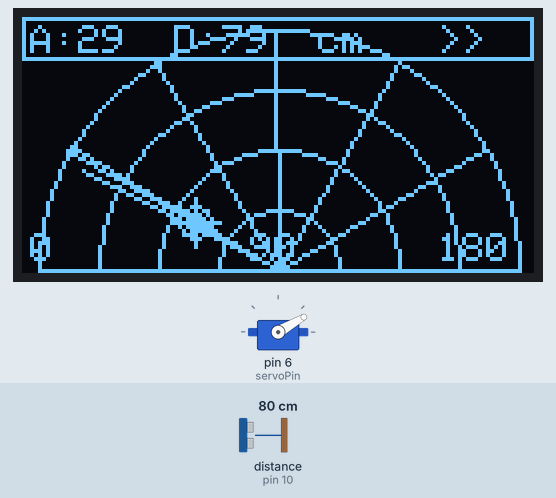
A sketch run on a simulated Arduino Uno, built with avr-gcc and run on an emulated ATmega328P. Parts: servo, 128×64 one-colour display. Wiring (inferred from the names in the program): ultrasonic range finder: trigger pin 9; echo pin 10. The inputs (shaded band) are chosen by the test bench; at power-on: distance to the obstacle (sensor on pin 10) 80 cm. The echo pulse lasts 58.3 µs per cm; what the sketch prints to the serial monitor is not drawn.

Above: at 2.68 s.
2.7 s: distance to the obstacle (sensor on pin 10) set to 2 cm
At 2.84 s:
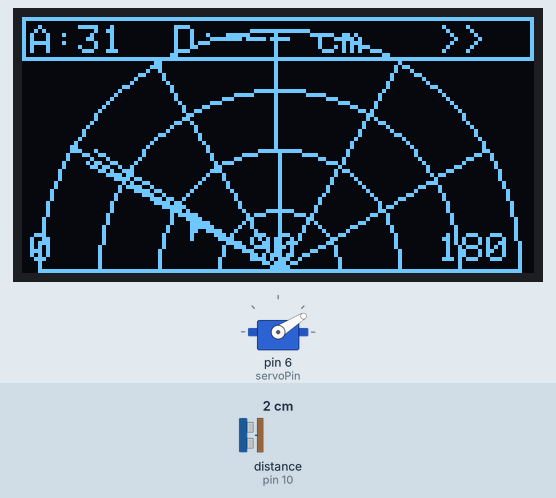
4.4 s: distance to the obstacle (sensor on pin 10) set to 4 cm
At 4.51 s:
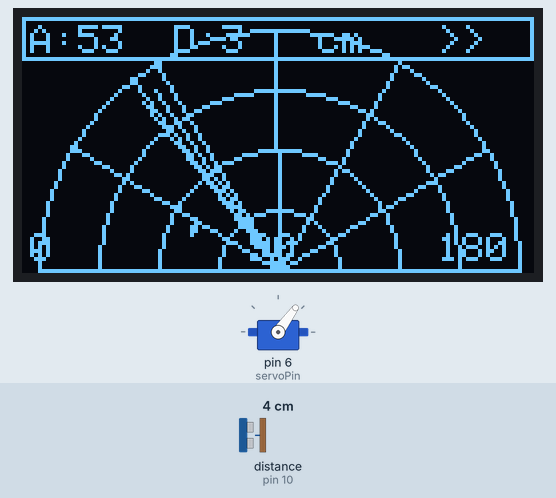
6.6 s: distance to the obstacle (sensor on pin 10) set to 9 cm
At 6.74 s:
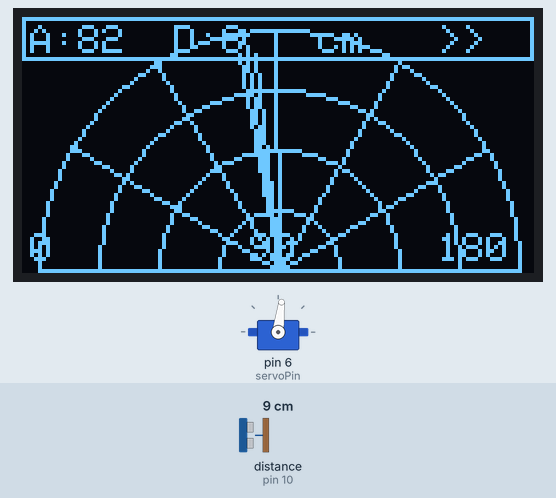
9.6 s: distance to the obstacle (sensor on pin 10) set to 12 cm
At 9.67 s:
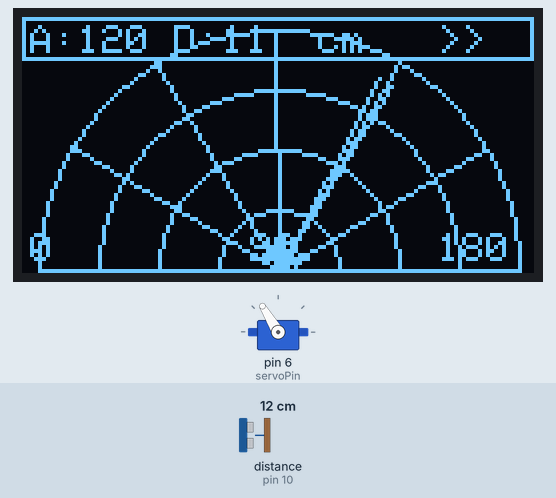
11.3 s: distance to the obstacle (sensor on pin 10) set to 120 cm
At 11.39 s:
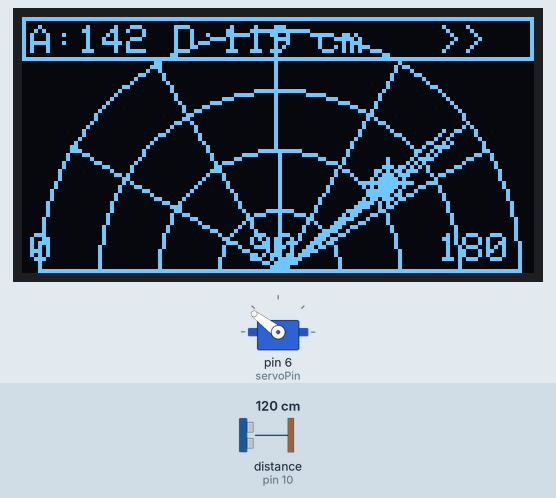
13.1 s: distance to the obstacle (sensor on pin 10) set to 18 cm
At 13.33 s:
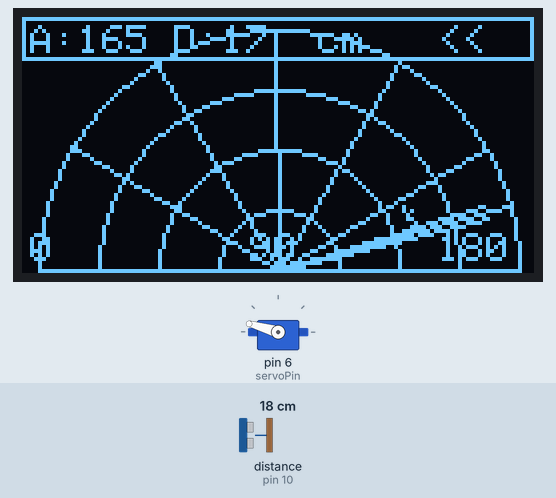
Timing chart, 0 to 15.9 s (numbered marks = the images above; inputs shaded):
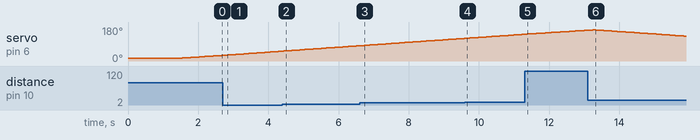

The sketch:

arduino.ino
```cpp
#include <Servo.h>
#include <Wire.h>
#include <Adafruit_GFX.h>
#include <Adafruit_SSD1306.h>

#define SCREEN_WIDTH 128
#define SCREEN_HEIGHT 64
#define OLED_RESET -1

Adafruit_SSD1306 display(SCREEN_WIDTH, SCREEN_HEIGHT, &Wire, OLED_RESET);
Servo radarServo;

// ---------------- PINS ----------------
const int trigPin  = 9;
const int echoPin  = 10;
const int servoPin = 6;

// ---------------- SWEEP SETTINGS ----------------
const int minAngle = 15;
const int maxAngle = 165;
const int maxDistance = 200;   // cm

int angle = minAngle;
int dir = 1;

unsigned long lastStepTime = 0;
const int stepInterval = 40;

// ---------------- TRAIL ----------------
const int TRAIL_SIZE = 12;
int trailAngle[TRAIL_SIZE];
int trailDist[TRAIL_SIZE];
int trailIndex = 0;

// ---------------- DISTANCE ----------------
long readDistanceCM() {
  digitalWrite(trigPin, LOW);
  delayMicroseconds(3);

  digitalWrite(trigPin, HIGH);
  delayMicroseconds(10);
  digitalWrite(trigPin, LOW);

  long duration = pulseIn(echoPin, HIGH, 25000);

  if (duration == 0) return -1;

  long dist = duration * 0.0343 / 2.0;

  if (dist < 2 || dist > 250) return -1;
  return dist;
}

// ---------------- TRAIL ----------------
void addTrailPoint(int a, int d) {
  if (d <= 0 || d > maxDistance) return;

  trailAngle[trailIndex] = a;
  trailDist[trailIndex] = d;
  trailIndex++;
  if (trailIndex >= TRAIL_SIZE) trailIndex = 0;
}

// ---------------- DRAW HELPERS ----------------
void drawHUD(int currentAngle, int distance) {
  // Outer HUD box
  display.drawRect(0, 0, 128, 11, SSD1306_WHITE);

  display.setTextSize(1);
  display.setTextColor(SSD1306_WHITE);

  display.setCursor(2, 2);
  display.print("A:");
  display.print(currentAngle);

  display.setCursor(38, 2);
  display.print("D:");
  if (distance > 0) {
    display.print(distance);
  } else {
    display.print("---");
  }

  display.setCursor(74, 2);
  display.print("cm");

  display.setCursor(104, 2);
  if (dir == 1) display.print(">>");
  else display.print("<<");
}

void drawRadarGrid() {
  int cx = 64;
  int cy = 63;

  // Base line
  display.drawLine(4, cy, 124, cy, SSD1306_WHITE);

  // Tactical arcs
  display.drawCircle(cx, cy, 15, SSD1306_WHITE);
  display.drawCircle(cx, cy, 30, SSD1306_WHITE);
  display.drawCircle(cx, cy, 45, SSD1306_WHITE);
  display.drawCircle(cx, cy, 60, SSD1306_WHITE);

  // Major scan guides
  for (int a = 30; a <= 150; a += 30) {
    float rad = radians(180 - a);
    int x = cx + 60 * cos(rad);
    int y = cy - 60 * sin(rad);
    display.drawLine(cx, cy, x, y, SSD1306_WHITE);
  }

  // Corner angle labels
  display.setTextSize(1);
  display.setTextColor(SSD1306_WHITE);

  display.setCursor(2, 54);
  display.print("0");

  display.setCursor(57, 54);
  display.print("90");

  display.setCursor(104, 54);
  display.print("180");
}

void drawTrail() {
  int cx = 64;
  int cy = 63;

  for (int i = 0; i < TRAIL_SIZE; i++) {
    int d = trailDist[i];
    int a = trailAngle[i];

    if (d > 0 && d <= maxDistance) {
      float rad = radians(180 - a);
      int r = map(d, 0, maxDistance, 0, 60);

      int x = cx + r * cos(rad);
      int y = cy - r * sin(rad);

      if (x >= 0 && x < 128 && y >= 12 && y < 64) {
        display.drawPixel(x, y, SSD1306_WHITE);
      }
    }
  }
}

void drawSweepBeam(int currentAngle) {
  int cx = 64;
  int cy = 63;

  float rad = radians(180 - currentAngle);

  // Main sweep line
  int x1 = cx + 60 * cos(rad);
  int y1 = cy - 60 * sin(rad);
  display.drawLine(cx, cy, x1, y1, SSD1306_WHITE);

  // Slightly offset support lines to fake a beam effect
  float rad2 = radians(180 - (currentAngle - 2));
  float rad3 = radians(180 - (currentAngle + 2));

  int x2 = cx + 54 * cos(rad2);
  int y2 = cy - 54 * sin(rad2);

  int x3 = cx + 54 * cos(rad3);
  int y3 = cy - 54 * sin(rad3);

  display.drawLine(cx, cy, x2, y2, SSD1306_WHITE);
  display.drawLine(cx, cy, x3, y3, SSD1306_WHITE);
}

void drawTarget(int currentAngle, int distance) {
  if (distance <= 0 || distance > maxDistance) return;

  int cx = 64;
  int cy = 63;

  float rad = radians(180 - currentAngle);
  int r = map(distance, 0, maxDistance, 0, 60);

  int x = cx + r * cos(rad);
  int y = cy - r * sin(rad);

  if (x >= 3 && x < 125 && y >= 14 && y < 61) {
    // bold tactical target marker
    display.fillCircle(x, y, 2, SSD1306_WHITE);
    display.drawCircle(x, y, 4, SSD1306_WHITE);

    // crosshair feel
    display.drawLine(x - 6, y, x - 3, y, SSD1306_WHITE);
    display.drawLine(x + 3, y, x + 6, y, SSD1306_WHITE);
    display.drawLine(x, y - 6, x, y - 3, SSD1306_WHITE);
    display.drawLine(x, y + 3, x, y + 6, SSD1306_WHITE);
  }
}

void updateOLED(int currentAngle, int distance) {
  display.clearDisplay();

  drawHUD(currentAngle, distance);
  drawRadarGrid();
  drawTrail();
  drawSweepBeam(currentAngle);
  drawTarget(currentAngle, distance);

  display.display();
}

// ---------------- SETUP ----------------
void setup() {
  Serial.begin(115200);

  pinMode(trigPin, OUTPUT);
  pinMode(echoPin, INPUT);

  for (int i = 0; i < TRAIL_SIZE; i++) {
    trailAngle[i] = 0;
    trailDist[i] = -1;
  }

  radarServo.attach(servoPin);
  radarServo.write(angle);
  delay(400);

  Wire.begin();

  if (!display.begin(SSD1306_SWITCHCAPVCC, 0x3C)) {
    Serial.println("OLED init failed");
    while (1);
  }

  display.clearDisplay();
  display.drawRect(10, 18, 108, 28, SSD1306_WHITE);
  display.setTextSize(2);
  display.setTextColor(SSD1306_WHITE);
  display.setCursor(20, 25);
  display.print("RADAR OK");
  display.display();
  delay(1000);

  Serial.println("================================");
  Serial.println("TACTICAL RADAR SYSTEM STARTED");
  Serial.println("OLED + SERVO + ULTRASONIC OK");
  Serial.println("Raw format: angle,distance");
  Serial.println("================================");
}

// ---------------- LOOP ----------------
void loop() {
  if (millis() - lastStepTime >= stepInterval) {
    lastStepTime = millis();

    radarServo.write(angle);
    delay(18);

    long dist = readDistanceCM();

    addTrailPoint(angle, dist);

    // parser-safe output
    Serial.print(angle);
    Serial.print(",");
    Serial.println(dist);

    // readable debug
    Serial.print("ANGLE: ");
    Serial.print(angle);
    Serial.print(" deg | DISTANCE: ");
    if (dist > 0) {
      Serial.print(dist);
      Serial.println(" cm");
    } else {
      Serial.println("No object");
    }
    Serial.println("------------------------");

    updateOLED(angle, dist);

    angle += dir;

    if (angle >= maxAngle) {
      angle = maxAngle;
      dir = -1;
    } else if (angle <= minAngle) {
      angle = minAngle;
      dir = 1;
    }
  }
}
```

Measured:
- the behaviour switches between 2 and 3 cm on distance to the obstacle (sensor on pin 10) (found by bisection; images 1 and 2)
- the behaviour switches between 10 and 11 cm on distance to the obstacle (sensor on pin 10) (found by bisection; images 3 and 4)
- after the input at 2.7 s, the display: first differs from a run without the input after 0.14 s (image 1)
- after the input at 9.6 s, the display: changes after 0.06 s (image 4)
- after the input at 11.3 s, the display: changes after 0.08 s (image 5)
- after the input at 13.1 s, the display: first differs from a run without the input after 0.14 s (image 6 shows a later state)
